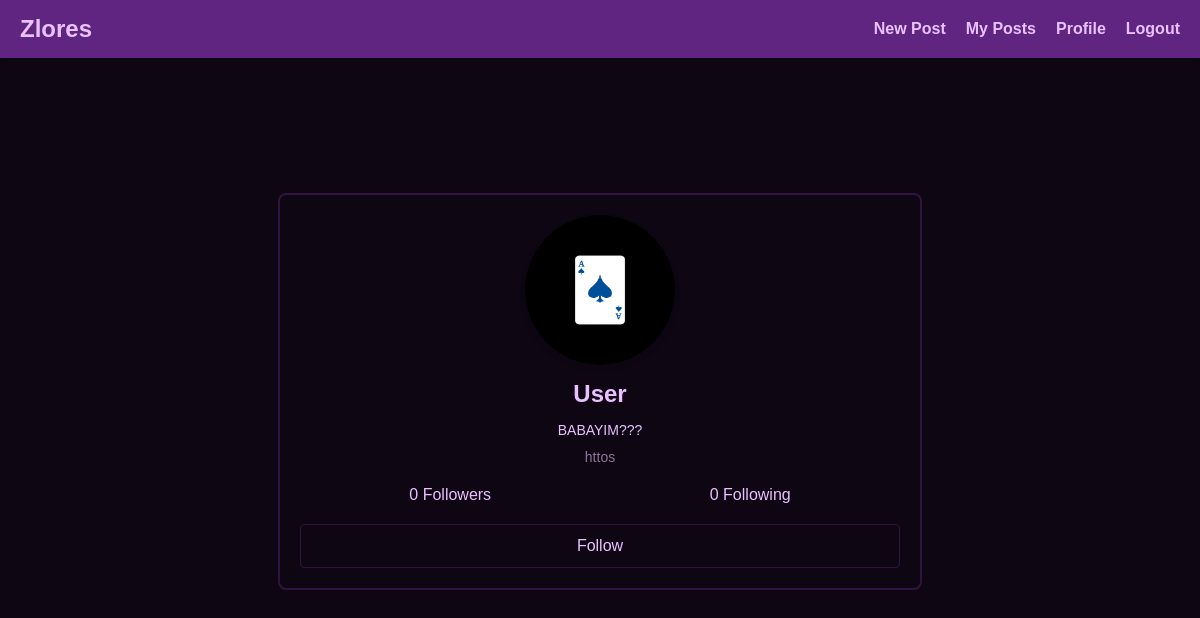
The page /userprofile/Test/ (signed in) on the database as committed earlier.
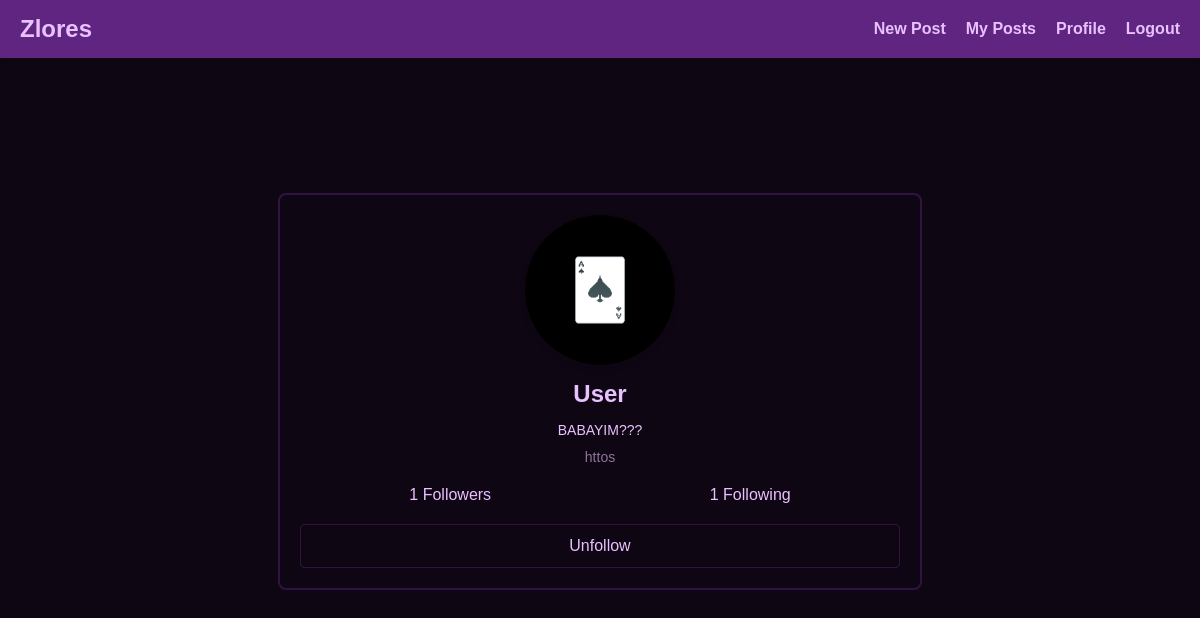
The same page on the database as committed later.
### account/models.py (models this page shows, shortened)
class Profile(models.Model):
    user = models.OneToOneField(User, on_delete=models.CASCADE)
    bio = models.CharField(max_length=255)
    link = models.URLField(max_length=255, blank=True, null=True)
    image = models.ImageField(upload_to='profile/', blank=True, null=True, default='profile/default.jpg')
    created_at = models.DateTimeField(auto_now_add=True)
    updated_at = models.DateTimeField(auto_now=True)

### account/views.py (the view)
# urls.py: path('userprofile/<str:author>/', views.userprofile_request, name='userprofile'),
@login_required
def userprofile_request(request, author):
    user = get_object_or_404(User, username=author)
    profile = get_object_or_404(Profile, user=user)
    followers_count = Follow.objects.filter(following=user).count()
    following_count = Follow.objects.filter(follower=user).count()
    is_following = Follow.objects.filter(follower=request.user, following=user).exists()  # Takip durumu
    return render(request, 'userprofile.html', {
        'author': user,
        'profile': profile,
        'followers_count': followers_count,
        'following_count': following_count,
        'is_following': is_following,
    })

### account/templates/userprofile.html (shortened to what this page needs)
{% extends 'base.html' %}
{% load static %}
{% block styles %}
    <link rel="stylesheet" href="{% static 'css/userprofile.css' %}">
{% endblock %}
{% block content %}
<div class="profile-container">
    <div class="profile-header">
        <div class="profile-image">
            <img src="{{ profile.image.url }}" alt="{{ user.username }}'s Profile Picture">
        </div>
        <h2 class="profile-username">{{ user.username }}</h2>
        <p class="profile-bio">{{ profile.bio }}</p>
        <a class="profile-link">{{ profile.link }}</a>
    </div>
    <div class="profile-stats">
        <div>
            <span>{{ followers_count }}</span>
            <span>Followers</span>
        </div>
        <div>
            <span>{{ following_count }}</span>
            <span>Following</span>
        </div>
    </div>
    {% if author.username != user.username %}
    <div class="profile-actions" >
            {% if is_following %}
                <a href="{% url 'unfollow' author.username %}" class="btn">Unfollow</a>
            {% else %}
                <a href="{% url 'follow' author.username %}" class="btn">Follow</a>
            {% endif %}
        </div>
    {% endif %}
</div>
{% endblock %}

Rows that differ between the two databases and show on the page:
changed Profile "BABAYIM???": image: a different picture
Other text that changed with them:
{{ followers_count }}: "0" → "1"
{{ following_count }}: "0" → "1"
text no longer shown: "Follow"
text now shown: "Unfollow"
